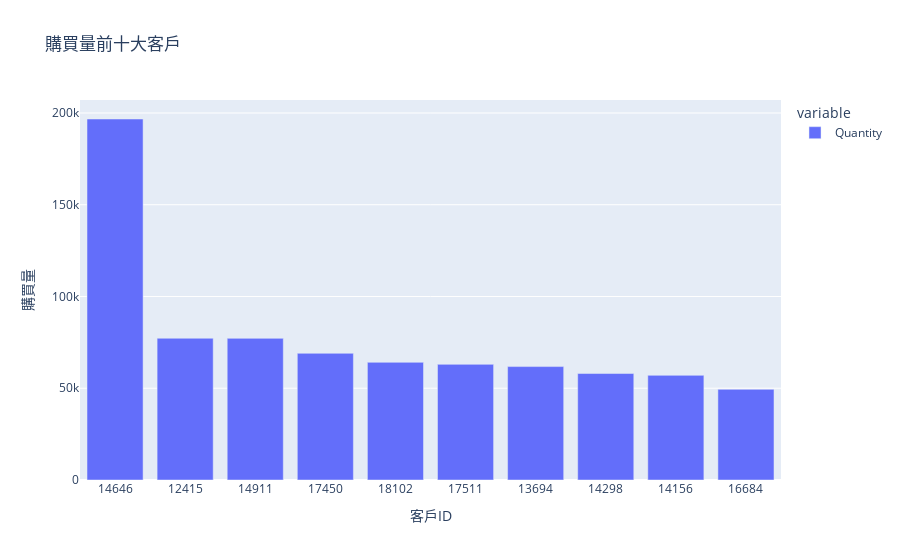

Notebook cell for this chart:
### Code cell
# 購買最多產品的客戶
top_quantity_customer = data_dropna.groupby(['CustomerID'])
top_quantity_customer = top_quantity_customer['Quantity'].sum().sort_values(ascending=False).head(10)

fig = px.bar(top_quantity_customer, title='購買量前十大客戶').update_layout(xaxis_title='客戶ID', yaxis_title='購買量')
fig.show()

### Figure 1 — Plotly figure (JSON) as saved in the notebook; plotly's stock layout.template omitted (floating-point values rounded to 4 significant figures)
{"data": [{"alignmentgroup": "True", "hovertemplate": "variable=Quantity<br>CustomerID=%{x}<br>value=%{y}<extra></extra>", "legendgroup": "Quantity", "marker": {"color": "#636efa", "pattern": {"shape": ""}}, "name": "Quantity", "offsetgroup": "Quantity", "orientation": "v", "showlegend": true, "textposition": "auto", "type": "bar", "x": ["14646", "12415", "14911", "17450", "18102", "17511", "13694", "14298", "14156", "16684"], "xaxis": "x", "y": [196719, 77242, 77180, 69029, 64122, 63012, 61803, 58021, 57025, 49390], "yaxis": "y"}], "layout": {"barmode": "relative", "legend": {"title": {"text": "variable"}, "tracegroupgap": 0}, "title": {"text": "購買量前十大客戶"}, "xaxis": {"anchor": "y", "domain": [0, 1], "title": {"text": "客戶ID"}}, "yaxis": {"anchor": "x", "domain": [0, 1], "title": {"text": "購買量"}}}}
